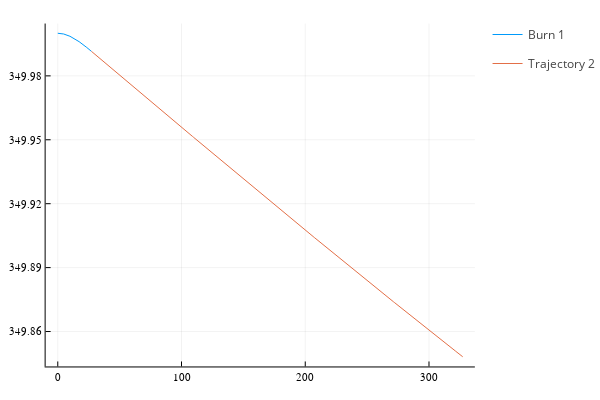

Write notebook code for a chart like this one.
### Code cell
alt_traj2 = sqrt.(x_traj2.^2 .+ y_traj2.^2 .+ z_traj2.^2) .- re

plot(times_burn1, sqrt.(x_burn1.^2 .+ y_burn1.^2 .+ z_burn1.^2) .- re, label="Burn 1")
plot!(times_traj2 .+ times_burn1[end], alt_traj2, label="Trajectory 2")

### Figure 1 — Plotly figure (JSON) as saved in the notebook; plotly's stock layout.template omitted (floating-point values rounded to 4 significant figures; data arrays with more than 128 entries replaced by an {"elided": "..."} marker saying what was removed)
{"data": [{"colorbar": {"title": ""}, "legendgroup": "Burn 1", "line": {"color": "rgba(0, 154, 250, 1.000)", "dash": "solid", "shape": "linear", "width": 1}, "mode": "lines", "name": "Burn 1", "showlegend": true, "type": "scatter", "x": {"elided": "500 float values"}, "xaxis": "x", "y": {"elided": "500 float values"}, "yaxis": "y", "zmax": null, "zmin": null}, {"colorbar": {"title": ""}, "legendgroup": "Trajectory 2", "line": {"color": "rgba(227, 111, 71, 1.000)", "dash": "solid", "shape": "linear", "width": 1}, "mode": "lines", "name": "Trajectory 2", "showlegend": true, "type": "scatter", "x": {"elided": "500 float values"}, "xaxis": "x", "y": {"elided": "500 float values"}, "yaxis": "y", "zmax": null, "zmin": null}], "layout": {"annotations": [], "height": 400, "legend_position": {"bgcolor": "rgba(255, 255, 255, 1.000)", "bordercolor": "rgba(0, 0, 0, 1.000)", "borderwidth": 1, "font": {"color": "rgba(0, 0, 0, 1.000)", "family": "sans-serif", "size": 11}, "title": {"font": {"color": "rgba(0, 0, 0, 1.000)", "family": "sans-serif", "size": 15}, "text": ""}, "tracegroupgap": 0, "traceorder": "normal", "x": 1, "xanchor": "auto", "y": 1, "yanchor": "auto"}, "margin": {"b": 20, "l": 0, "r": 0, "t": 20}, "paper_bgcolor": "rgba(255, 255, 255, 1.000)", "plot_bgcolor": "rgba(255, 255, 255, 1.000)", "showlegend": true, "width": 600, "xaxis": {"anchor": "y", "domain": [0.09545, 0.9934], "gridcolor": "rgba(0, 0, 0, 0.100)", "gridwidth": 0.5, "linecolor": "rgba(0, 0, 0, 1.000)", "mirror": false, "range": [-9.817, 337.1], "showgrid": true, "showline": true, "showticklabels": true, "tickangle": 0, "tickcolor": "rgb(0, 0, 0)", "tickfont": {"color": "rgba(0, 0, 0, 1.000)", "family": "sans-serif", "size": 11}, "tickmode": "array", "ticks": "inside", "ticktext": ["0", "100", "200", "300"], "tickvals": [0, 100, 200, 300], "title": "", "titlefont": {"color": "rgba(0, 0, 0, 1.000)", "family": "sans-serif", "size": 15}, "type": "-", "visible": true, "zeroline": false, "zerolinecolor": "rgba(0, 0, 0, 1.000)"}, "yaxis": {"anchor": "x", "domain": [0.03762, 0.9902], "gridcolor": "rgba(0, 0, 0, 0.100)", "gridwidth": 0.5, "linecolor": "rgba(0, 0, 0, 1.000)", "mirror": false, "range": [349.8, 350.0], "showgrid": true, "showline": true, "showticklabels": true, "tickangle": 0, "tickcolor": "rgb(0, 0, 0)", "tickfont": {"color": "rgba(0, 0, 0, 1.000)", "family": "sans-serif", "size": 11}, "tickmode": "array", "ticks": "inside", "ticktext": ["349.86", "349.89", "349.92", "349.95", "349.98"], "tickvals": [349.9, 349.9, 349.9, 349.9, 350.0], "title": "", "titlefont": {"color": "rgba(0, 0, 0, 1.000)", "family": "sans-serif", "size": 15}, "type": "-", "visible": true, "zeroline": false, "zerolinecolor": "rgba(0, 0, 0, 1.000)"}}}
